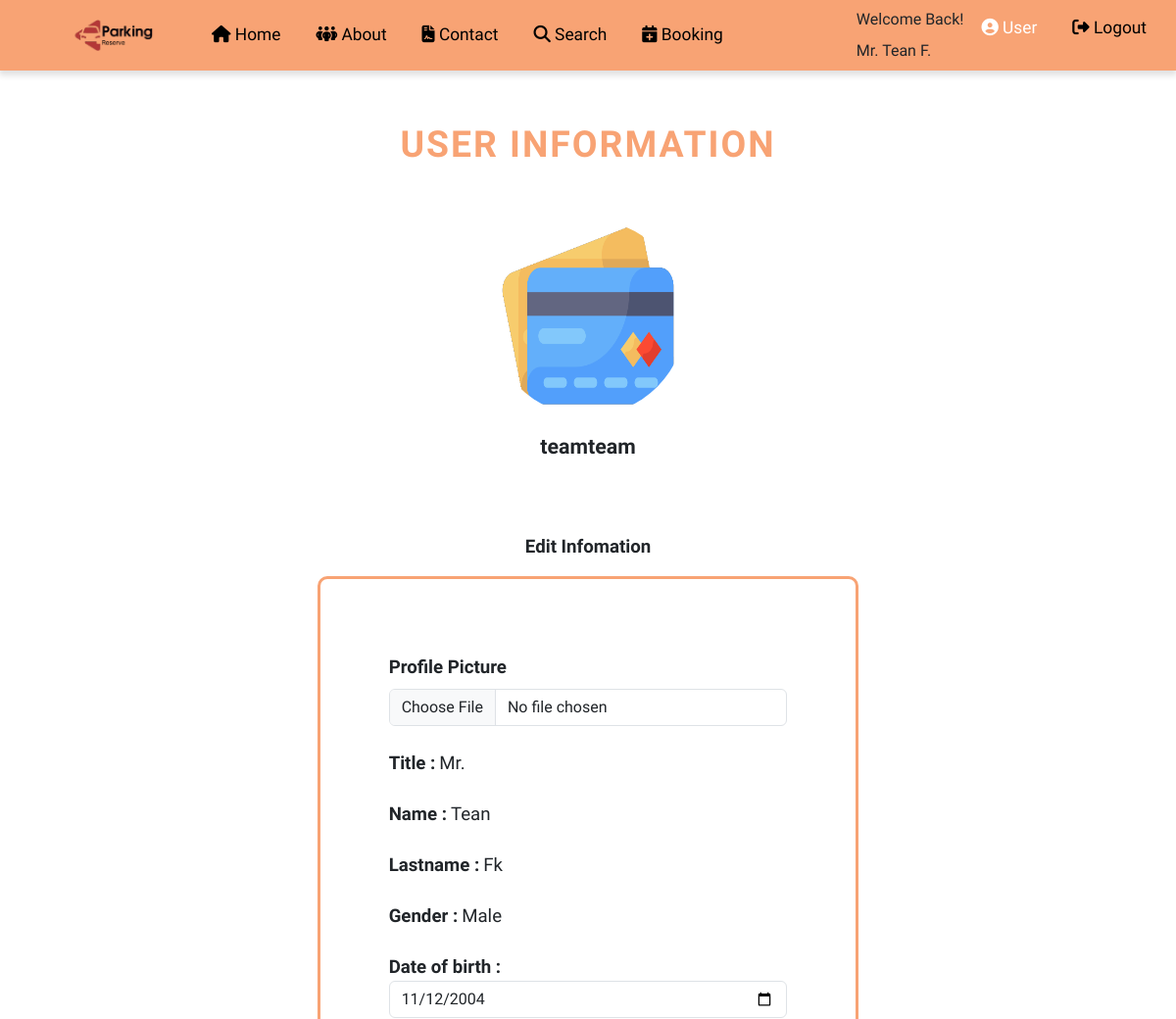
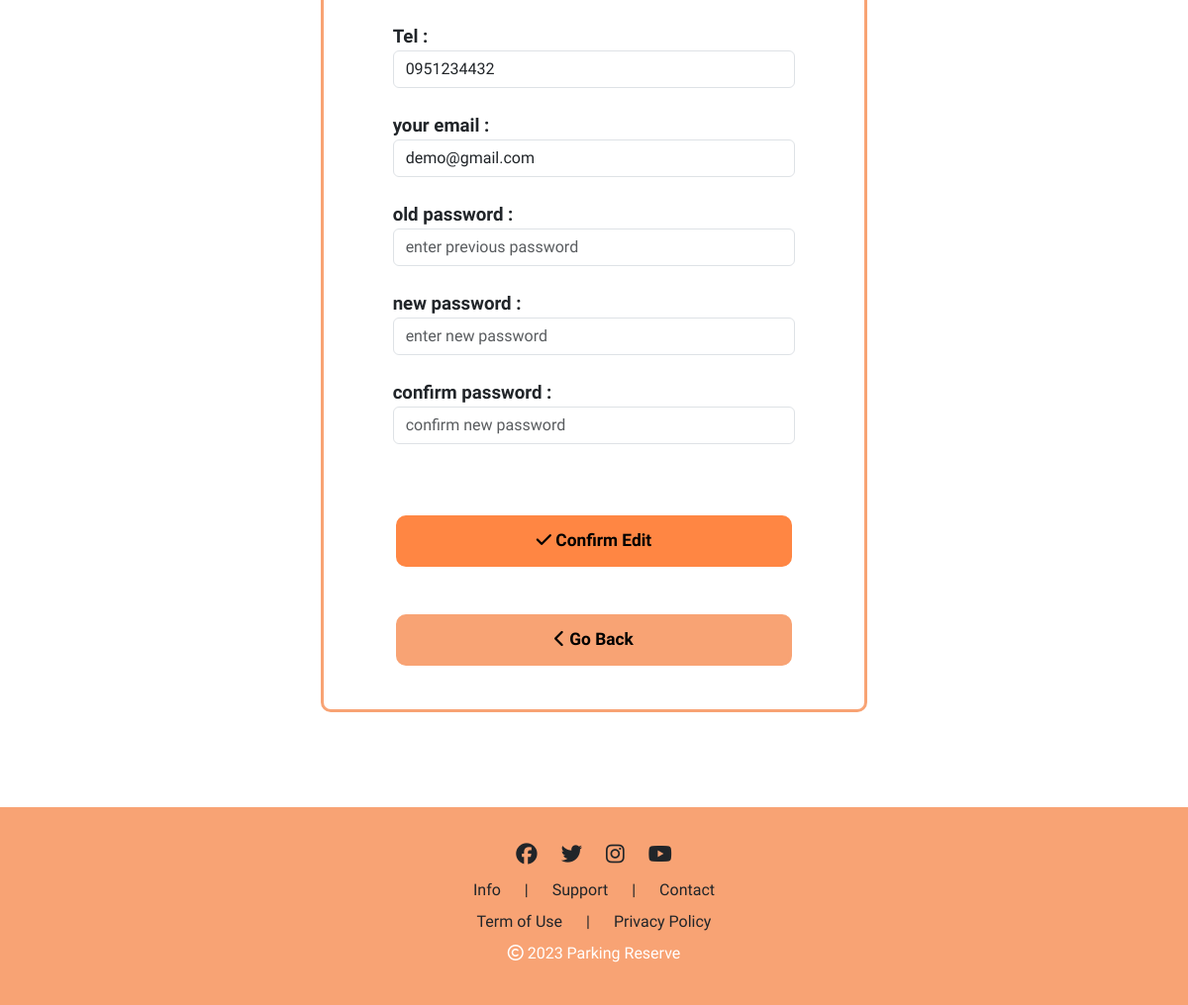
The app's page /edit_user2.php (signed in) with its own data (2 pictures, top to bottom).
### tables this page shows
CREATE TABLE `user_form` (
  `id` int(100) NOT NULL,
  `username` varchar(100) NOT NULL,
  `email` varchar(100) NOT NULL,
  `password` varchar(100) NOT NULL,
  `title` varchar(10) NOT NULL,
  `fname` varchar(100) NOT NULL,
  `lname` varchar(100) NOT NULL,
  `gender` varchar(10) NOT NULL,
  `image` varchar(100) NOT NULL,
  `role` varchar(20) DEFAULT 'user',
  `phone` varchar(10) NOT NULL,
  `date_of_birth` date DEFAULT NULL
);

### edit_user2.php (the view, shortened to what this page needs)
<?php
include 'config.php';
$title = $fname = $lname = '';
if (isset($_SESSION['user_id'])) {
    $user_id = $_SESSION['user_id'];
    $query = "SELECT title, fname, lname, username, gender, phone, date_of_birth FROM user_form WHERE id = ?";
    if ($stmt = mysqli_prepare($conn, $query)) {
        mysqli_stmt_bind_param($stmt, "i", $user_id);
        mysqli_stmt_execute($stmt);
        $result = mysqli_stmt_get_result($stmt);
        if ($row = mysqli_fetch_assoc($result)) {
            $fname = $row['fname'];
            $lname = $row['lname'];
            $title = $row['title'];
            $username = $row['username'];
            $gender = $row['gender'];
            $phone = $row['phone'];
            $dob = $row['date_of_birth'];
        }
    }
}
$user_id = $_SESSION['user_id'];
?>
<!DOCTYPE html>
<html lang="en">
<head>
    <link rel="stylesheet" href="https://cdnjs.cloudflare.com/ajax/libs/font-awesome/6.4.2/css/all.min.css">
    <link rel="stylesheet" href="https://cdnjs.cloudflare.com/ajax/libs/bootstrap/5.3.2/css/bootstrap.min.css">
    <link rel="stylesheet" href="CSS/edit_user.css">
    <link rel="stylesheet" href="https://cdn.jsdelivr.net/npm/swiper@11/swiper-bundle.min.css" />
</head>
<body>
    <nav class="navbar navbar-expand-lg bg-body-tertiary">
        <div class="container-fluid">
            <img src="img/logo-transparent.png" class="navbar-brand img-logo">
            <div class="collapse navbar-collapse" id="navbarSupportedContent">
                <ul class="navbar-nav me-auto mb-2 mb-lg-0">
                    <li class="nav-item">
                        <a class="nav-link" aria-current="page" href="homepage.php"><i class="fa-solid fa-house"></i> Home</a>
                    </li>
                    <li class="nav-item">
                        <a class="nav-link" href="aboutpage.php"><i class="fa-solid fa-people-group"></i> About</a>
                    </li>
                    <li class="nav-item">
                        <a class="nav-link" href="contactpage.php"><i class="fa-solid fa-file-contract"></i> Contact</a>
                    </li>
                    <li class="nav-item">
                        <a class="nav-link " href="searchpage.php" active><i class="fa-solid fa-magnifying-glass"></i> Search</a>
                    </li>
                    <li class="nav-item">
                        <a class="nav-link" href="bookingpage.php"><i class="fa-solid fa-calendar-plus"></i> Booking</a>
                        <?php if (isset($_SESSION['user_id'])) : ?>
                    </li>
                <?php endif; ?>
                </ul>
                <div class="d-flex justify-content-center">
                    <ul class="navbar-nav me-auto mb-2 mb-lg-0">
                        <?php if (isset($_SESSION['user_id'])) : ?>
                            <div>
                                <?php if (!isset($_SESSION['welcome_back'])) {
                                    echo "<label>Welcome Back!</label>";
                                }
                                ?>
                                <div class="mt-2">
                                    <?php echo htmlspecialchars($title); ?>
                                    <?php echo htmlspecialchars($fname); ?>
                                    <?php if (!empty($lname)) : ?>
                                        <?php echo substr($lname, 0, 1) . '.'; ?>
                                </div>
                            <?php endif; ?>
                            </div>
                            <li class="nav-item">
                                <a class="nav-link active" href="edit_userphp"><i class="fa-solid fa-circle-user"></i> User</a>
                            </li>
                            <li class="nav-item">
                                <a class="nav-link" href="logout.php"><i class="fa-solid fa-right-from-bracket"></i> Logout</a>
                            </li>
                        <?php endif; ?>
                    </ul>
                </div>
            </div>
        </div>
    </nav>
    <div class="container-fluid">
        <div class="title mt-5 text-center">
            USER INFORMATION
        </div>
        <div class="content mt-5 mb-5 pb-5">
            <div class=" mt-5 d-flex justify-content-center align-items-center">
                <?php
                $select = mysqli_query($conn, "SELECT * FROM `user_form` WHERE id = '$user_id'") or die('query failed');
                if (mysqli_num_rows($select) > 0) {
                    $fetch = mysqli_fetch_assoc($select);
                }
                if ($fetch['image'] == '') {
                    echo '<img class="img-cicle" src="img/default-avatar.png">';
                } else {
                    echo '<img class="img-cicle" src="uploaded_img/' . $fetch['image'] . '">';
                }
                ?>
            </div>
            <div class=" mt-3 d-flex justify-content-center align-items-center">
                <div class="text-username mb-5"><?php echo htmlspecialchars($username); ?></div>
            </div>
            <div class="text-topic mt-4 d-flex justify-content-center align-items-center mb-3">Edit Infomation</div>
            <?php
            $select = mysqli_query($conn, "SELECT * FROM `user_form` WHERE id = '$user_id'") or die('query failed');
            if (mysqli_num_rows($select) > 0) {
                $fetch = mysqli_fetch_assoc($select);
            }
            ?>
            <form action="" method="post" enctype="multipart/form-data">
                <div class="box-info-user ">
                    <div>
                        <div class="mt-5 ">
                            <label for="formFile" class="form-label text-topic mt-2">Profile Picture</label>
                            <input type="file" name="update_image" accept="image/jpg, image/jpeg, image/png" class="form-control">
                        </div>
                        <div class="mt-4"><span class="text-topic">Title :</span>
                            <span class="text-content"><?php echo htmlspecialchars($title); ?></span>
                        </div>
                        <div class="mt-4"><span class="text-topic">Name :</span>
                            <span class="text-content"><?php echo htmlspecialchars($fname); ?></span>
                        </div>
                        <div class="mt-4"><span class="text-topic">Lastname :</span>
                            <span class="text-content"><?php echo htmlspecialchars($lname); ?></span>
                        </div>
                        <div class="mt-4"><span class="text-topic">Gender :</span>
                            <span class="text-content"><?php echo htmlspecialchars($gender); ?></span>
                        </div>
                        <div class="mt-4">
                            <span class="text-topic">Date of birth :</span>
                            <span class="text-content">
                                <input type="date" name="update_dob" class="form-control" value="<?php echo $dob; ?>">
                            </span>
                        </div>
                        <div class="mt-4">
                            <span class="text-topic">Tel :</span>
                            <span class="text-content">
                                <input type="text" name="update_phone" class="form-control" value="<?php echo $phone; ?>">
                            </span>
                        </div>
                        <div class="mt-4">
                            <span class="text-topic">your email :</span>
                            <input type="email" name="update_email" value="<?php echo $fetch['email']; ?>" class="box form-control">
                        </div>
                        <div class="mt-4">
                            <span class="text-topic">old password :</span>
                            <input type="password" name="update_pass" placeholder="enter previous password" class="box form-control">
                        </div>
                        <div class="mt-4">
                            <span class="text-topic">new password :</span>
                            <input type="password" name="new_pass" placeholder="enter new password" class="box form-control">
                        </div>
                        <div class="mt-4 mb-5">
                            <span class="text-topic">confirm password :</span>
                            <input type="password" name="confirm_pass" placeholder="confirm new password" class="box form-control">
                        </div>
                    </div>
                    <div class="d-flex justify-content-center align-items-center">
                        <button type="sumbit" value="update profile" name="update_profile" class="btn-edit mt-4 mb-4"><i class="fa-solid fa-check"></i> Confirm Edit</button>
                    </div>
                    <div class="d-flex justify-content-center align-items-center">
                        <a href="edit_user.php">
                            <button class="btn-back mt-4 mb-4"><i class="fa-solid fa-chevron-left"></i> Go Back</button>
                        </a>
                    </div>
                </div>
            </form>
        </div>
    </div>
</body>
<footer>
    <div class="p-0 m-0 footer">
        <div class="footer-content ">
            <div class="row d-flex justify-content-center align-items-center icon-footer">
                <div class="col-auto"><i class="fa-brands fa-facebook"></i></div>
                <div class="col-auto"><i class="fa-brands fa-twitter"></i></div>
                <div class="col-auto"><i class="fa-brands fa-instagram"></i></div>
                <div class="col-auto"><i class="fa-brands fa-youtube"></i></div>
            </div>
            <div class="row d-flex justify-content-center align-items-center text-footer mt-2">
                <div class="col-auto">Info
                </div>
                <div class="col-auto">|</div>
                <div class="col-auto">Support</div>
                <div class="col-auto">|</div>
                <div class="col-auto">Contact</div>
            </div>
            <div class="row d-flex justify-content-center align-items-center text-footer mt-2">
                <div class="col-auto">Term of Use
                </div>
                <div class="col-auto">|</div>
                <div class="col-auto">Privacy Policy</div>
            </div>
            <div class="row d-flex justify-content-center align-items-center text-footer mt-2">
                <div class="col-auto" style="color: white;"><i class="fa-regular fa-copyright"></i>
                    2023 Parking Reserve
                </div>
            </div>
        </div>
    </div>
</footer>
</html>

### CSS/edit_user.css (style rules this page uses)
html, body { font-family: 'Prompt', sans-serif !important; }
body { min-height: 100vh; }
.navbar { background-color: #F8A374 !important; box-shadow: 0px 4px 6px 1px rgba(0, 0, 0, 0.12); }
.nav-link { color: black !important; font-weight: 500 !important; margin-left: 10px; margin-right: 10px; font-size: 13pt; }
.navbar-nav .nav-link.active { color: white !important; }
.navbar-brand { margin-left: 50px; }
.title { text-transform: uppercase; font-size: 28pt; color: #F8A374 !important; font-weight: 600 !important; letter-spacing: 2px; }
.footer { position: relative; height: 200px; background-color: #F8A374 !important; margin: 0; padding: 0; }
.footer-content { padding-top: 2rem; padding-bottom: 2rem; }
.icon-footer { font-size: 16pt; }
.text-footer { font-size: 12pt; }
.content { margin-left: 3%; margin-right: 3%; margin-top: 2.5rem !important; min-height: 55vh; }
.img-logo { width: 120px; }
.text-username { font-size: 16pt; font-weight: bold; }
.text-topic { font-size: 14pt; font-weight: bold; }
.text-content { font-size: 14pt; }
.img-cicle { border-radius: 50%; width: 200px; height: 200px; }
.box-info-user { width: 50%; border-radius: 10px; border: 3px solid #F8A374; padding: 20px; margin-left: auto; margin-right: auto; padding-left: 70px; padding-right: 70px; }
a { text-decoration: none; }

### records on screen
user_form: title "Mr.", fname "Tean", lname "F", image (picture), username "teamteam", lname "Fk", gender "Male", update_dob "11/12/2004", update_phone "0951234432", update_email "demo@gmail.com"
